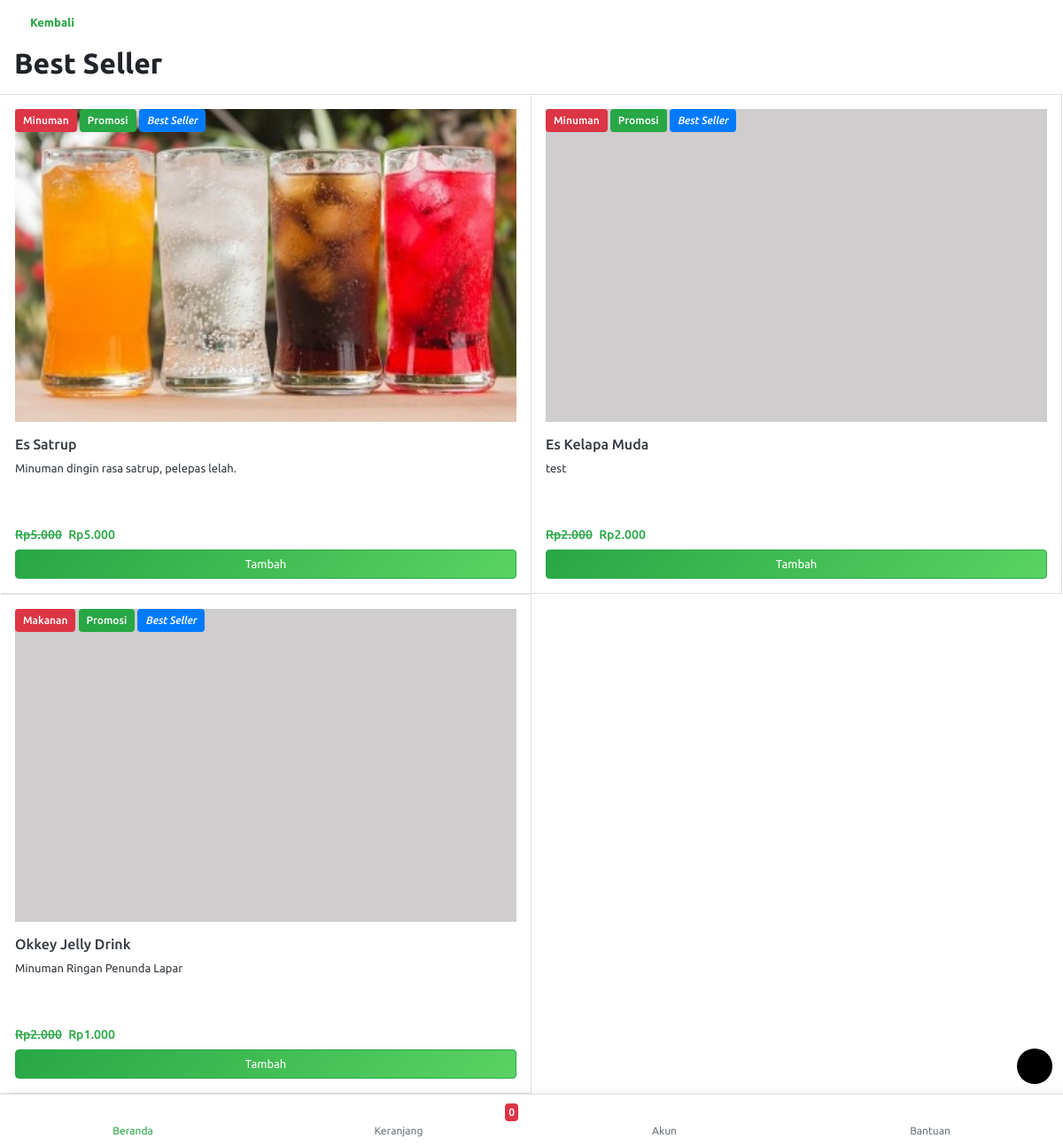
The app's page /beranda/produk/best-seller with its own data.
### tables this page shows
CREATE TABLE `tb_produk` (
  `id_produk` int(11) NOT NULL,
  `id_kategori` int(11) NOT NULL,
  `nama_produk` varchar(50) NOT NULL,
  `harga` varchar(50) NOT NULL,
  `harga_promosi` varchar(50) NOT NULL,
  `deskripsi` text NOT NULL,
  `gambar` varchar(100) NOT NULL,
  `promosi` int(11) NOT NULL,
  `terlaris` int(11) NOT NULL
);

CREATE TABLE `tb_kategori` (
  `id_kategori` int(11) NOT NULL,
  `nama_kategori` varchar(50) NOT NULL,
  `slug` varchar(50) NOT NULL,
  `icon` varchar(20) NOT NULL
);

### application/controllers/Beranda.php (called while the page is built, shortened)
<?php
class Beranda extends CI_Controller {
	function __construct(){
		$this->load->model('mberanda');
	}
	public function produk()
	{
		$data['produk'] = $this->uri->segment(3);
		$produk = $this->uri->segment(3);
		if ($produk=="untumu-hari-ini") {
		$data['data_produk'] = $this->mberanda->get_produk1();
		} elseif ($produk=="promo-hari-ini") {
			$data['data_produk'] = $this->mberanda->get_produk2();
		} elseif ($produk=="best-seller") {
			$data['data_produk'] = $this->mberanda->get_produk3();
		} else {
			echo '<script language="javascript">document.location="'.site_url('beranda').'";</script>';
		};
		$this->load->view('tema/head');
		$this->load->view('produk',$data);
		$this->load->view('tema/menu');
		$this->load->view('tema/footer');
	}
}

### index.php (called while the page is built, shortened)
<?php
require_once BASEPATH.'core/CodeIgniter.php';

### application/models/Mberanda.php (called while the page is built, shortened)
<?php if ( ! defined('BASEPATH')) exit('No direct script access allowed');
class Mberanda extends CI_Model {
public function get_produk3()
	{
		$query = $this->db->query("SELECT * FROM `tb_kategori` JOIN tb_produk ON tb_kategori.id_kategori=tb_produk.id_kategori WHERE tb_produk.terlaris='1' ORDER BY `tb_produk`.`id_produk` DESC");
		return $query;
	}
}

### application/views/produk.php (the view, shortened to what this page needs)
<div class="osahan-listing">
	<div class="p-3 bg-white">
		<div class="d-flex align-items-center">
			<a class="font-weight-bold text-success text-decoration-none" href="<?= site_url() ?>beranda">
				<i class="icofont-rounded-left back-page"></i> Kembali</a>
		</div>
	</div>
	<div class="px-3 bg-white pb-2">
		<div class="pt-0">
			<h2 class="font-weight-bold"><?= ucwords(str_replace("-", " ", htmlspecialchars($produk))); ?></h2>
		</div>
	</div>
	<div class="osahan-listing px-3 bg-white">
		<div class="row">
			<?php
			foreach ($data_produk->result() as $data):
				$nama_produk = strtolower(str_replace(" ", "-", "$data->nama_produk"));
				?>
				<div class="col-6 p-0 border-right border-bottom border-top">
					<div class="list-card-image">
						<a href="<?= base_url() ?>beranda/detail_produk/<?= $nama_produk; ?>" class="text-dark">
							<div class="member-plan position-absolute">
								<span class="badge mt-3 mb-3 ml-3 badge-danger"><?= $data->nama_kategori; ?></span>
								<?= $data->promosi == 0 ? '' : '<span class="badge badge-success">Promosi</span>'; ?>
								<?= $data->terlaris == 0 ? '' : '<span class="badge badge-primary"><i>Best Seller</i></span>'; ?>
							</div>
							<div class="p-3">
								<img src="<?= base_url() ?>file/<?= $data->gambar; ?>"
									 class="img-fluid item-img w-100 mb-3">
								<h6><?= htmlspecialchars($data->nama_produk); ?></h6>
								<p style="height: 60px">
									<?php
									$jml = strlen($data->deskripsi);
									echo $jml <= 100 ? htmlspecialchars($data->deskripsi) : substr(htmlspecialchars($data->deskripsi), 0, 100) . " (Lihat Selengkapnya)";
									?>
								</p>
								<div class="" id="container-button">
									<h6 class="price m-0 text-success">
										<?= $data->promosi == 1 ? '<del class="text-success mr-1">Rp' . number_format($data->harga, 0, ',', '.') . '</del>' . ' Rp' . number_format($data->harga_promosi, 0, ',', '.') : 'Rp' . number_format($data->harga, 0, ',', '.'); ?>
									</h6>
									<button data-id="<?= $data->id_produk ?>"
											id="btn-add-cart"
											class="btn btn-success btn-block ml-auto mt-2">Tambah
									</button>
								</div>
							</div>
						</a>
					</div>
				</div>
			<?php endforeach; ?>
		</div>
	</div>
</div>

### assets2/css/style.css (style rules this page uses)
body { font-family: 'Ubuntu', sans-serif; font-size: 13px; background-color: #f0f2f5; }
.back-page { font-size: 19px; vertical-align: bottom; }
div,a { outline: none !important; text-decoration: none !important; }
.fixed-bottom-padding { padding-bottom: 59px; }
.list-card-image .price { font-size: 14px; }
.btn-success { background: #28a745; background: -moz-linear-gradient(-45deg, #28a745 0%, #5ad363 100%); background: -webkit-linear-gradient(-45deg, #28a745 0%,#5ad363 100%); background: linear-gradient(135deg, #28a745 0%,#5ad363 100%); filter: progid:DXImageTransform.Microsoft.gradient( startColorstr='#28a745', endColorstr='#5ad363',GradientType=1 ); ; }
.btn { font-size: 13px; }
.badge { font-size: 12px; padding: 7px 9px; font-weight: 500; }
.badge-success { color: white; }
.badge-danger { color: white; }
.badge-primary { color: white; }

### records on screen
tb_produk: id_kategori.nama_kategori "Minuman", promosi "Promosi", terlaris "Best Seller", gambar (picture), nama_produk "Es Satrup", deskripsi "Minuman dingin rasa satrup, pelepas lelah.", harga "5.000", harga_promosi "5.000"
tb_produk: id_kategori.nama_kategori "Minuman", promosi "Promosi", terlaris "Best Seller", gambar (picture), nama_produk "Es Kelapa Muda", deskripsi "test", harga "2.000", harga_promosi "2.000"
tb_produk: id_kategori.nama_kategori "Makanan", promosi "Promosi", terlaris "Best Seller", gambar (picture), nama_produk "Okkey Jelly Drink", deskripsi "Minuman Ringan Penunda Lapar", harga "2.000", harga_promosi "1.000"

### other values on screen
str_replace("-", " ", htmlspecialchars($produk)) "Best Seller"
